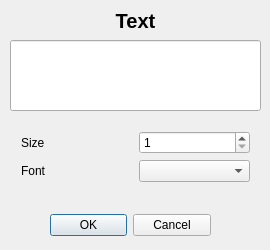
<?xml version="1.0" encoding="UTF-8"?>
<ui version="4.0">
 <class>TextParametersSelectorClass</class>
 <widget class="QDialog" name="TextParametersSelectorClass">
  <property name="geometry">
   <rect>
    <x>0</x>
    <y>0</y>
    <width>270</width>
    <height>250</height>
   </rect>
  </property>
  <property name="windowTitle">
   <string>TextParametersSelector</string>
  </property>
  <widget class="QLabel" name="TextLabel">
   <property name="geometry">
    <rect>
     <x>110</x>
     <y>10</y>
     <width>51</width>
     <height>21</height>
    </rect>
   </property>
   <property name="font">
    <font>
     <pointsize>15</pointsize>
     <bold>true</bold>
    </font>
   </property>
   <property name="text">
    <string>Text</string>
   </property>
   <property name="alignment">
    <set>Qt::AlignCenter</set>
   </property>
  </widget>
  <widget class="QDialogButtonBox" name="buttonBox">
   <property name="geometry">
    <rect>
     <x>50</x>
     <y>210</y>
     <width>161</width>
     <height>31</height>
    </rect>
   </property>
   <property name="standardButtons">
    <set>QDialogButtonBox::Cancel|QDialogButtonBox::Ok</set>
   </property>
  </widget>
  <widget class="QWidget" name="layoutWidget">
   <property name="geometry">
    <rect>
     <x>10</x>
     <y>120</y>
     <width>251</width>
     <height>74</height>
    </rect>
   </property>
   <layout class="QGridLayout" name="gridLayout">
    <item row="1" column="0">
     <widget class="QLabel" name="FontLabel">
      <property name="text">
       <string>Font</string>
      </property>
     </widget>
    </item>
    <item row="0" column="1">
     <widget class="QSpinBox" name="SizeInput">
      <property name="minimum">
       <number>1</number>
      </property>
      <property name="maximum">
       <number>30</number>
      </property>
     </widget>
    </item>
    <item row="0" column="0">
     <widget class="QLabel" name="SizeLabel">
      <property name="text">
       <string>Size</string>
      </property>
     </widget>
    </item>
    <item row="1" column="1">
     <widget class="QComboBox" name="FontInput"/>
    </item>
   </layout>
  </widget>
  <widget class="QLineEdit" name="TextInput">
   <property name="geometry">
    <rect>
     <x>10</x>
     <y>40</y>
     <width>251</width>
     <height>71</height>
    </rect>
   </property>
  </widget>
 </widget>
 <layoutdefault spacing="6" margin="11"/>
 <resources>
  <include location="TextParametersSelector.qrc"/>
 </resources>
 <connections/>
</ui>
